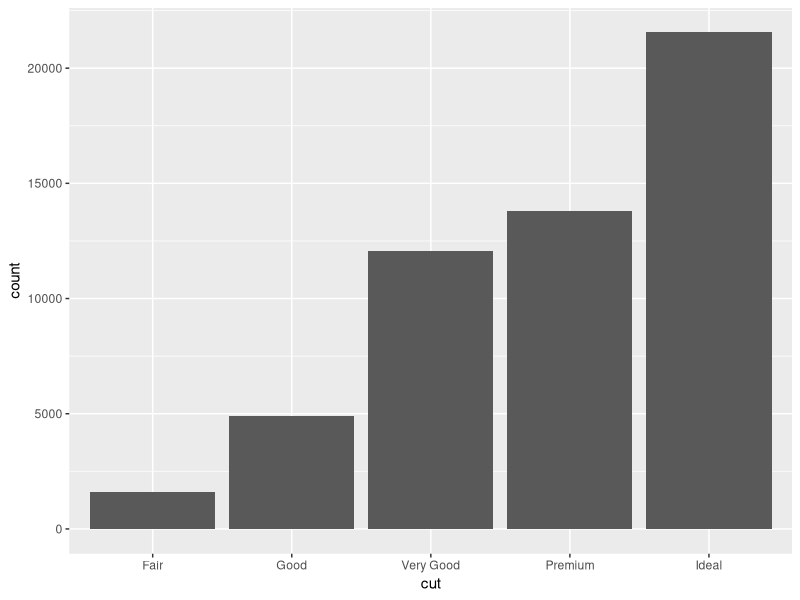
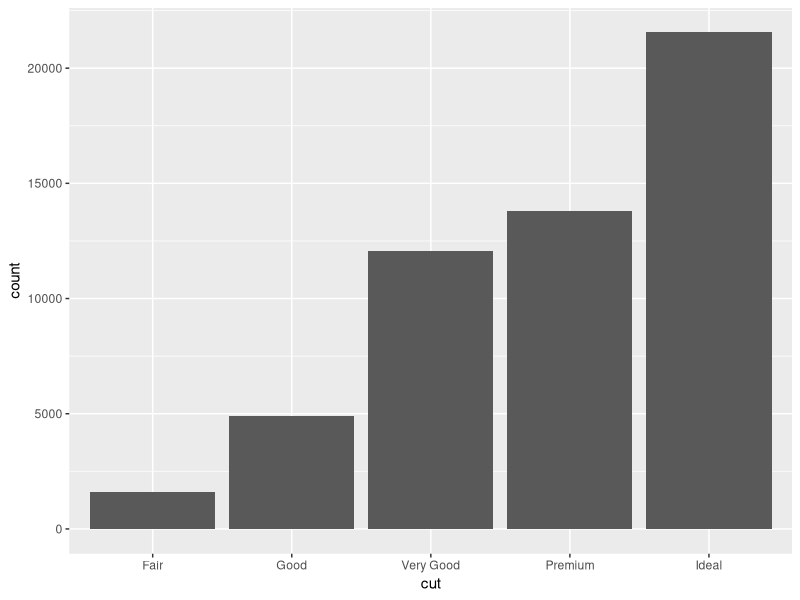
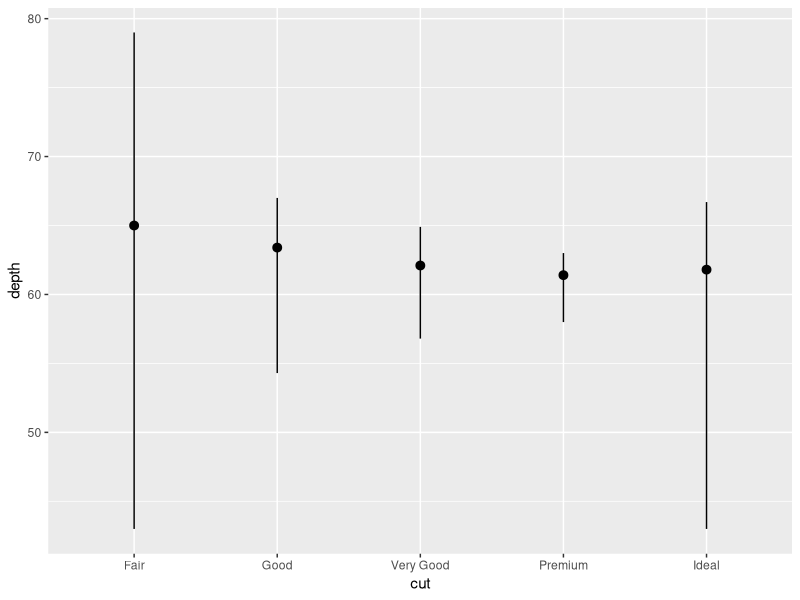
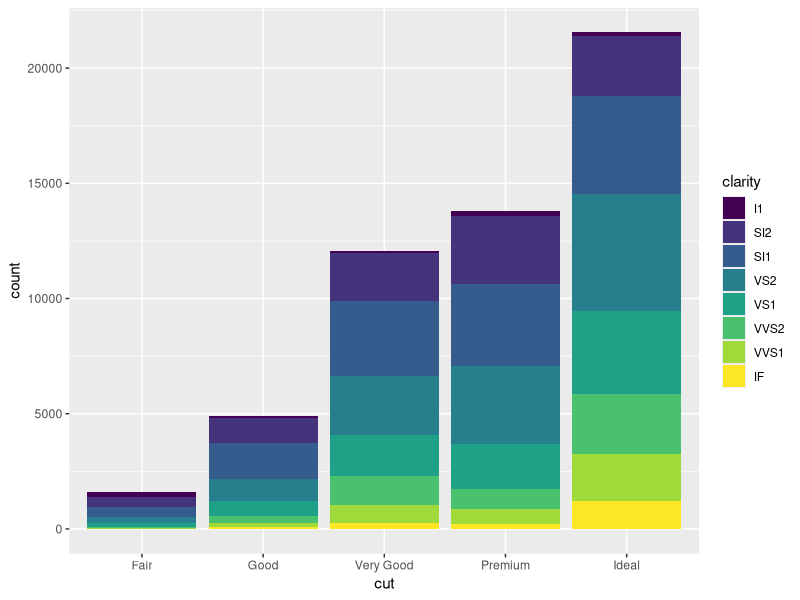
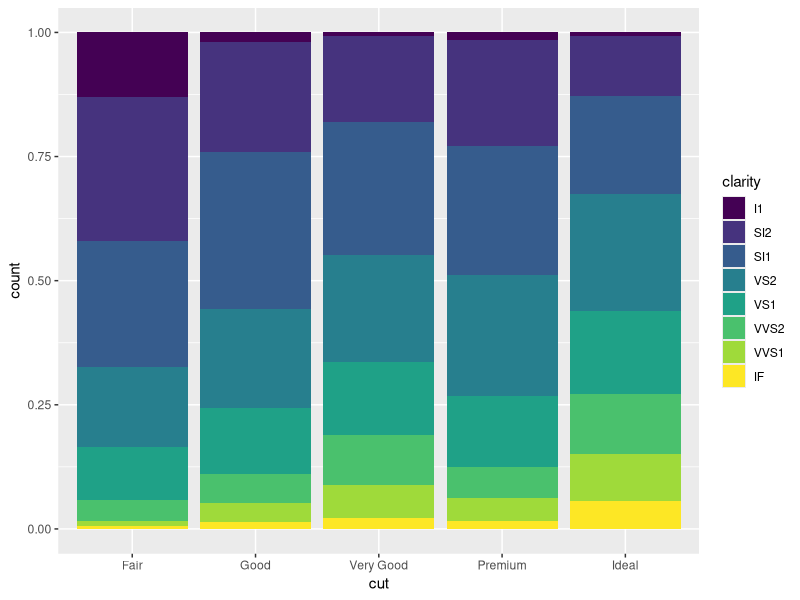
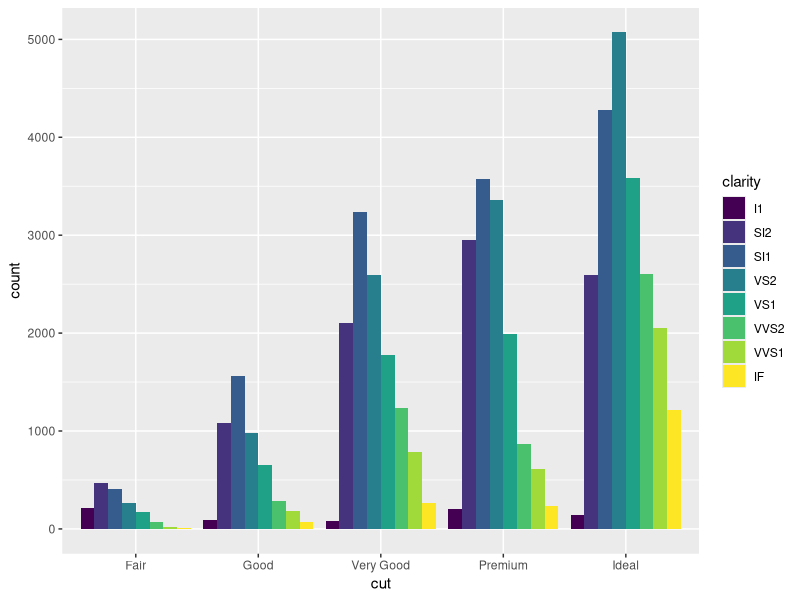
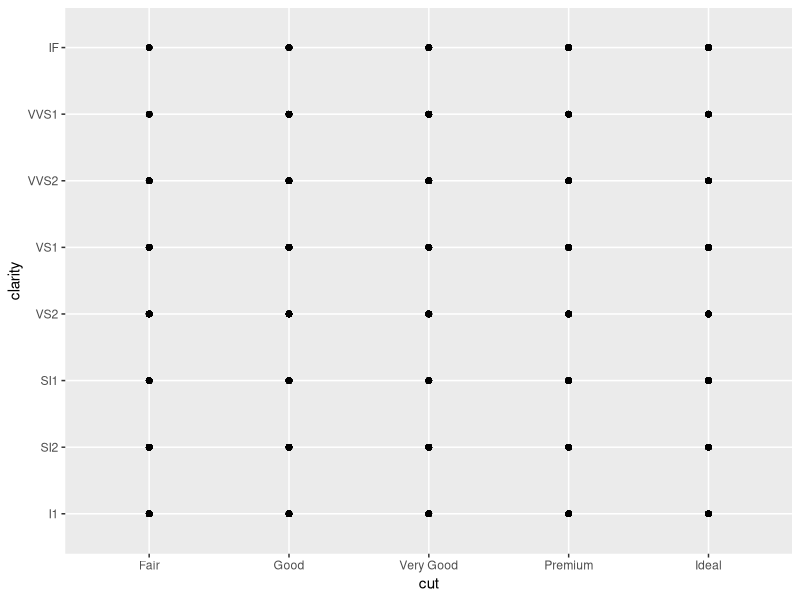
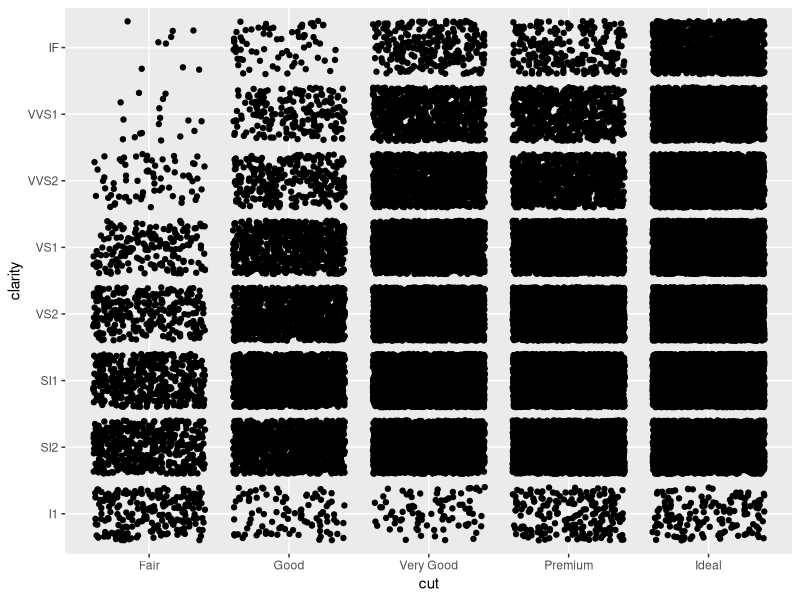

Generate these figures, in order, with R:
# Exercise 2: More ggplot2 Grammar

# Install and load `ggplot2`
# install.packages("ggplot2") # if needed
library("ggplot2")

# For this exercise you will again be working with the `diamonds` data set.
# Use `?diamonds` to review details about this data set

## Statistical Transformations

# Draw a bar chart of the diamonds data, organized by cut
# The height of each bar is based on the "count" (number) of diamonds with that cut
ggplot(data = diamonds) +
  geom_bar(mapping = aes(x=cut))

# Use the `stat_count` to apply the statistical transformation "count" to the diamonds
# by cut. You do not need a separate geometry layer!
ggplot(data = diamonds) +
  stat_count(mapping = aes(x=cut))

# Use the `stat_summary` function to draw a chart with a summary layer.
# Map the x-position to diamond `cut`, and the y-position to diamond `depth`
# Bonus: use `min` as the function ymin, `max` as the function ymax, and `median` as the function y
ggplot(data = diamonds) +
  stat_summary(mapping = aes(x = cut, y = depth),
               fun.ymin = min, fun.ymax = max, fun.y = median)

## Position Adjustments

# Draw a bar chart of diamond data organized by cut, with each bar filled by clarity.
# You should see a _stacked_ bar chart.
ggplot(data = diamonds) +
  geom_bar(mapping = aes(x = cut, fill = clarity))

# Draw the same chart again, but with each element positioned to "fill" the y axis
ggplot(data = diamonds) +
  geom_bar(mapping = aes(x = cut, fill = clarity), position = "fill")

# Draw the same chart again, but with each element positioned to "dodge" each other
ggplot(data = diamonds) +
  geom_bar(mapping = aes(x = cut, fill = clarity), position = "dodge")

# Draw a plot with point geometry with the x-position mapped to `cut` and the y-position mapped to `clarity`
# This creates a "grid" grouping the points
ggplot(data = diamonds) +
  geom_point(mapping = aes(x = cut, y = clarity))

# Use the "jitter" position adjustment to keep the points from all overlapping!
# (This works a little better with a sample of diamond data, such as from the previous exercise).
ggplot(data = diamonds) +
  geom_point(mapping = aes(x = cut, y = clarity), position = "jitter")

## Scales

# Draw a "boxplot" (with `geom_boxplot()`) for the diamond's price (y) by color (x)

ggplot(data = diamonds) +
  geom_boxplot(mapping = aes(x=color, y=price))

# This has a lot of outliers, making it harder to read. To fix this, draw the same plot but
# with a _logarithmic_ scale for the y axis.


# For another version, draw the same plot but with `violin` geometry instead of `boxplot` geometry!
# How does the logarithmic scale change the data presentation?


# Another interesting plot: draw a plot of the diamonds price (y) by carat (x), using a heatmap of 2d bins
# (geom_bin2d)
# What happens when you make the x and y channels scale logarithmically?


# Draw a scatter plot for the diamonds  price (y) by carat (x). Color each point by the clarity
# (Remember, this will take a while. Use a sample of the diamonds for faster results)


# Change the color of the previous plot using a ColorBrewer scale of your choice. What looks nice?



## Coordinate Systems

# Draw a bar chart with x-position and fill color BOTH mapped to cut
# For best results, SET the `width` of the geometry to be 1 (fill plot, no space between)
# You can save this to a variable for easier modifications


# Draw the same chart, but with the coordinate system flipped


# Draw the same chart, but in a polar coordinate system. Now you have a Coxcomb chart!



## Facets

# Take the scatter plot of price by carat data (colored by clarity) and add _facets_ based on
# the diamond's `color`



## Saving Plots

# Use the `ggsave()` function to save one of your plots (the most recent one generated) to disk.
# Name the output file "my-plot.png".
# Make sure you've set the working directory!!
